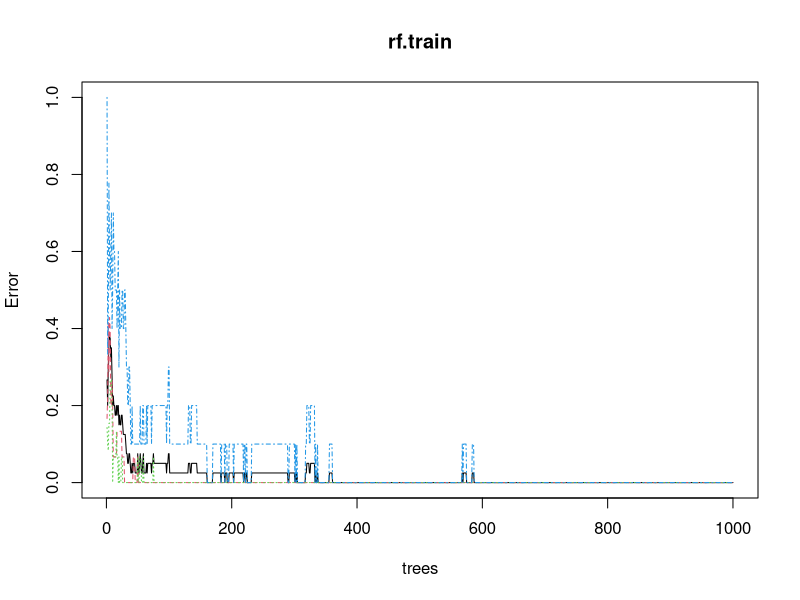
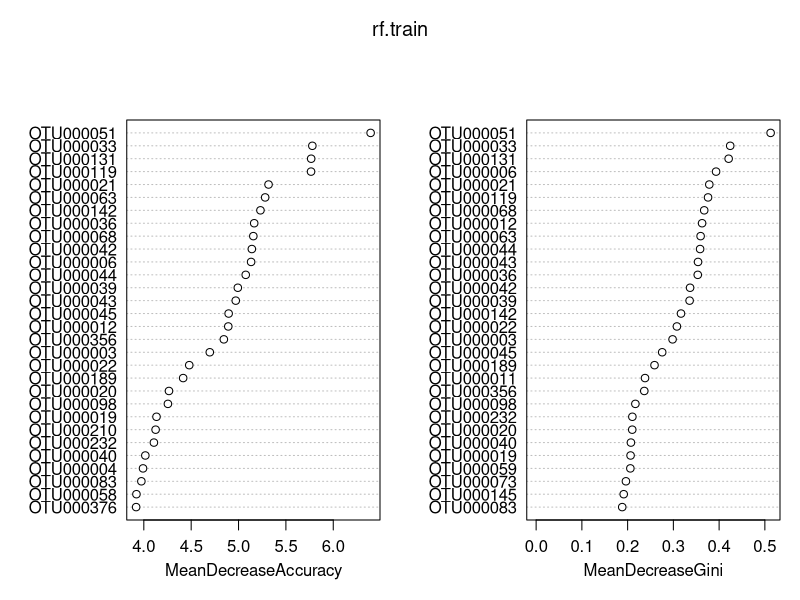
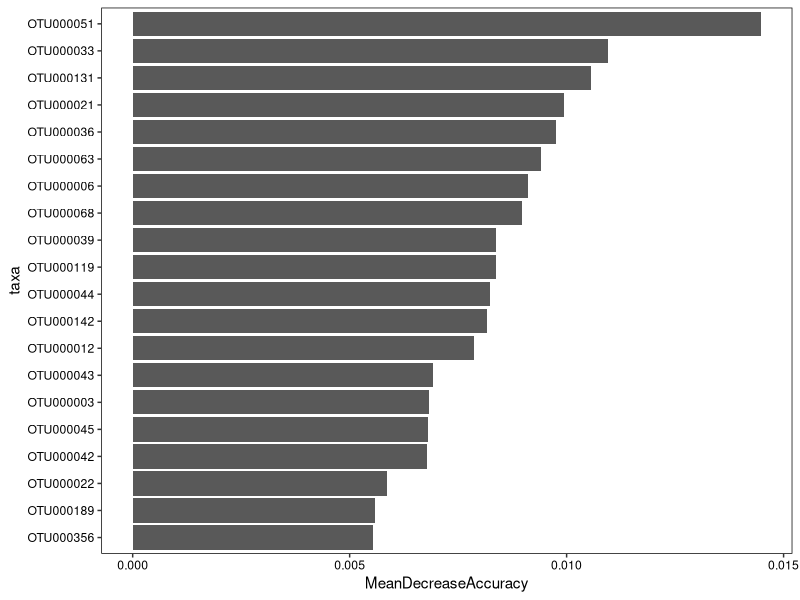

Reproduce these figures in R, in order. (Note: a time limit stopped this script after it produced the figures.)
#Package download mirror site
local({r <- getOption("repos")  
r["CRAN"] <- "http://mirrors.tuna.tsinghua.edu.cn/CRAN/"   
options(repos=r)}) 

# package list
package_list <- c("ggplot2","RColorBrewer","randomForest","caret", "pROC","dplyr","ggrepel")

# install
for(p in package_list){
  if(!suppressWarnings(suppressMessages(require(p, character.only = TRUE, quietly = TRUE, warn.conflicts = FALSE)))){
    install.packages(p,  warn.conflicts = FALSE)
    suppressWarnings(suppressMessages(library(p, character.only = TRUE, quietly = TRUE, warn.conflicts = FALSE)))
  }
}
# use norm data
otu<-read.table("OTU_rare.xls",sep="\t",header = TRUE,check.names=FALSE,comment.char="",row.names= 1)
# pick data
otutable <- otu
otutable <- otutable[,c(2:36,42:46)]
colnames(otutable) <- substr(colnames(otutable),1,nchar(colnames(otutable))-5)
#40samples, 3 categories：CLT(n=15)、DSS(n=15)、LbGP(n=10)
design <- read.table("RFdesign.txt", header=T, row.names=1, sep="\t") 
otutable.t<-t(otutable)   #transformation
otutable.t<-as.data.frame(otutable.t)   #dataframe
design$Group = factor(design$Group,order=T,levels=unique(design$Group))
otutable.t$type <- design$Group
#################################
#RandomForest
set.seed(0)
rf.train <- randomForest(type~., # group
                         data=otutable.t, # use dataset
                         ntree = 1000, # number of trees
                         importance = TRUE,
                         proximity = TRUE) 
rf.train  
plot(rf.train)  
#importance
imp= as.data.frame(rf.train$importance)
imp = imp[order(imp$MeanDecreaseAccuracy,decreasing = T),]
write.table(imp,file = "importance_feature.txt",quote = F,sep = '\t', row.names = T, col.names = T)  #输出重要性
head(imp)
varImpPlot(rf.train)  #重要性绘图
###########################
#pick top 20
imp_sub=imp[1:20,]
imp_sub$taxa<-rownames(imp_sub)
imp_sub$taxa=factor(imp_sub$taxa,order=T,levels = rev(imp_sub$taxa))
p=ggplot(data = imp_sub, mapping = aes(x=taxa,y=MeanDecreaseAccuracy)) + 
  geom_bar(stat="identity")+coord_flip()+theme_bw()+
  theme(panel.grid=element_blank(), 
        axis.text.x=element_text(colour="black"),
        axis.text.y=element_text(colour="black"),
        panel.border=element_rect(colour = "black"),
        legend.key = element_blank(),plot.title = element_text(hjust = 0.5))
p

######################################
#10-fold cross validation
result= replicate(5, rfcv(otutable.t[,-ncol(otutable.t)], otutable.t$type, cv.fold=10), simplify=FALSE)    
error.cv= sapply(result, "[[", "error.cv")
matplot(result[[1]]$n.var, cbind(rowMeans(error.cv), error.cv), type="l",
        lwd=c(2, rep(1, ncol(error.cv))), col=1, lty=1, log="x",
        xlab="Number of variables", ylab="CV Error",xlim=c(1,10))
#output results
cv.result=cbind(result[[1]]$n.var, rowMeans(error.cv), error.cv)
#write.table(cv.result,file ="rfcv_result.txt",quote = F,sep = '\t', row.names = T, col.names = T)
cv.result
#####################################
#Parameters optimization
#choose mtry
rf.formula=as.formula(paste0("type ~",paste(row.names(imp)[1:10],collapse="+")))
rf.formula

train.res=train(rf.formula, 
                data = otutable.t, # Use the train data frame as the training data
                method = 'rf',# Use the 'random forest' algorithm
                trControl = trainControl(method='cv', 
                                         number=10, 
                                         repeats=5, 
                                         search='grid')) # Use 10 folds for cross-validation 重复5次
train.res
######################################
#training
#pick mtry
model <- randomForest(rf.formula, # new model
                      data=otutable.t,
                      ntree = 500, # number of decision tree
                      mtry = 2,
                      importance = TRUE,
                      proximity = TRUE)

model
#taxonomy of variation
otu$taxa <- rownames(otu)
tax <- otu[otu$taxa %in% imp_sub$taxa[1:10],c(92:98)]
View(tax)

#########################################
#Accuracy Assessment
pred1 <- predict(model, newdata = otutable.t,type="response")
#predict
confusionMatrix(pred1, otutable.t$type)
#ROC curve
pred2 <- predict(model, newdata = otutable.t,type="vote")
roc.info<-roc(factor(otutable.t$type[21:30],ordered = T,levels = unique(otutable.t$type[21:30])),
              pred2[21:30,5],
              plot=TRUE, 
              legacy.axes=TRUE, 
              percent=FALSE, 
              xlab="False positive percentage", 
              ylab="True postive percentage",
              col="#4daf4a", 
              lwd=4, 
              print.auc=TRUE)
#multiclass ROC curve
roc.all <- multiclass.roc(otutable.t$type,
                          pred2, 
                          plot=TRUE, 
                          legacy.axes=TRUE, 
                          percent=FALSE, 
                          xlab="False positive percentage", 
                          ylab="True postive percentage",
                          col="#4daf4a", 
                          lwd=4, 
                          print.auc=TRUE)
